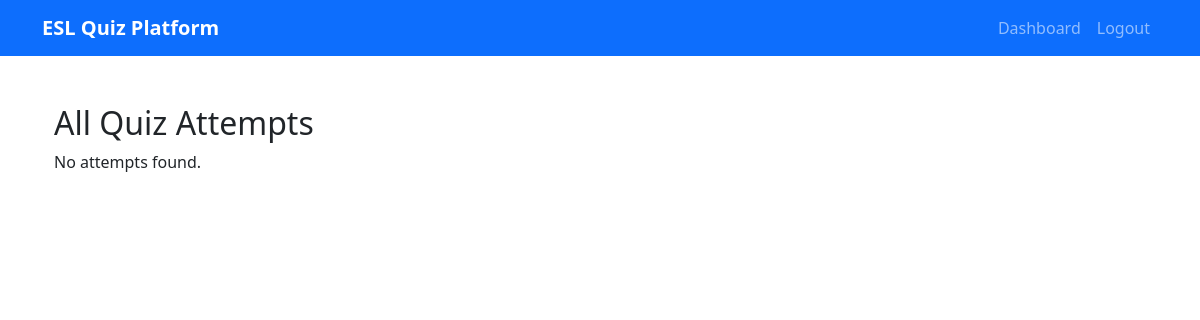
Page /instructor/quiz_attempts (signed in) on the earlier database version.
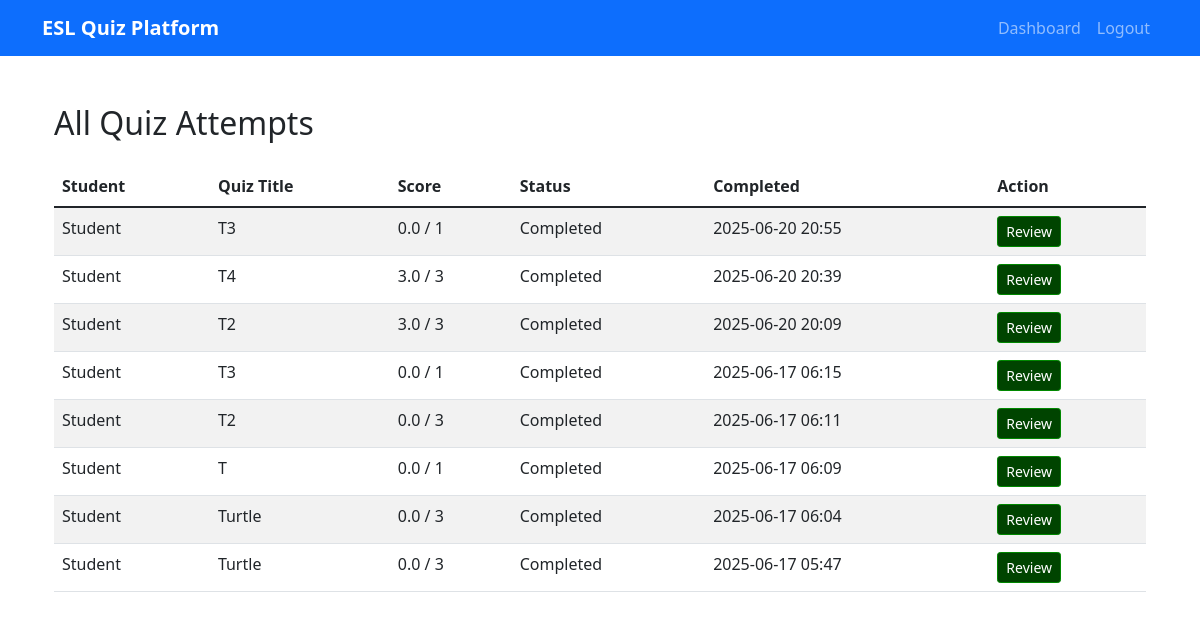
Same page on the later database version.
### app/models.py (models this page shows, shortened)
class QuizAttempt(db.Model):
    id = db.Column(db.Integer, primary_key=True)
    score = db.Column(db.Float)
    total_questions = db.Column(db.Integer)
    time_started = db.Column(db.DateTime, default=datetime.utcnow)
    time_completed = db.Column(db.DateTime)
    is_completed = db.Column(db.Boolean, default=False)
    student_id = db.Column(db.Integer, db.ForeignKey('user.id'), nullable=False)
    quiz_id = db.Column(db.Integer, db.ForeignKey('quiz.id'), nullable=False)
    answers = db.relationship('StudentAnswer', backref='attempt', lazy='dynamic', cascade='all, delete-orphan')

class User(UserMixin, db.Model):
    id = db.Column(db.Integer, primary_key=True)
    name = db.Column(db.String(64), nullable=False)
    email = db.Column(db.String(120), index=True, unique=True, nullable=False)
    password_hash = db.Column(db.String(128))
    role = db.Column(db.String(20), default='student')  # 'student' or 'instructor'
    created_at = db.Column(db.DateTime, default=datetime.utcnow)
    grade_level = db.Column(db.String(20))  # beginner, intermediate, advanced
    created_quizzes = db.relationship('Quiz', backref='creator', lazy='dynamic', cascade='all, delete-orphan')
    quiz_attempts = db.relationship('QuizAttempt', backref='student', lazy='dynamic', cascade='all, delete-orphan')

class Quiz(db.Model):
    id = db.Column(db.Integer, primary_key=True)
    title = db.Column(db.String(200), nullable=False)
    description = db.Column(db.Text)
    quiz_type = db.Column(db.String(50))
    source_content = db.Column(db.Text)
    source_image_path = db.Column(db.String(255))
    source_mime = db.Column(db.String(50))
    difficulty_level = db.Column(db.String(20))
    created_at = db.Column(db.DateTime, default=datetime.utcnow)
    is_active = db.Column(db.Boolean, default=True)
    creator_id = db.Column(db.Integer, db.ForeignKey('user.id'), nullable=False)
    questions = db.relationship('Question', backref='quiz', lazy='dynamic', cascade='all, delete-orphan')
    attempts = db.relationship('QuizAttempt', backref='quiz', lazy='dynamic')
    assignments = db.relationship('QuizAssignment', backref='quiz', lazy='dynamic')

### app/main/routes.py (the view)
@bp.route('/instructor/quiz_attempts')
@login_required
def view_all_quiz_attempts():
    if current_user.role != 'instructor':
        flash('Access denied.')
        return redirect(url_for('main.dashboard'))
    attempts = (
        QuizAttempt.query
        .join(Quiz)
        .filter(Quiz.creator_id == current_user.id)
        .order_by(QuizAttempt.time_started.desc())
        .all()
    )
    return render_template('main/all_quiz_attempts.html', attempts=attempts)

### app/models.py (called while the page is built)
@login.user_loader
def load_user(id):
    return User.query.get(int(id))

### app/templates/main/all_quiz_attempts.html
{% extends "base.html" %}
{% block content %}
<div class="container mt-5">
    <h2>All Quiz Attempts</h2>
    {% if attempts %}
    <table class="table table-striped mt-4">
        <thead>
            <tr>
                <th>Student</th>
                <th>Quiz Title</th>
                <th>Score</th>
                <th>Status</th>
                <th>Completed</th>
                <th>Action</th>
            </tr>
        </thead>
        <tbody>
            {% for attempt in attempts %}
            <tr>
                <td>{{ attempt.student.name }}</td>
                <td>{{ attempt.quiz.title }}</td>
                <td>
                    {% if attempt.is_completed %}
                        {{ attempt.score }} / {{ attempt.total_questions }}
                    {% else %}
                        N/A
                    {% endif %}
                </td>
                <td>{{ 'Completed' if attempt.is_completed else 'In Progress' }}</td>
                <td>{{ attempt.time_completed.strftime('%Y-%m-%d %H:%M') if attempt.time_completed else '-' }}</td>
                <td>
                    {% if attempt.is_completed %}
                        <a href="{{ url_for('main.review_attempt', attempt_id=attempt.id) }}" class="btn btn-sm btn-primary">Review</a>
                    {% else %}
                        <span class="text-muted">Not finished</span>
                    {% endif %}
                </td>
            </tr>
            {% endfor %}
        </tbody>
    </table>
    {% else %}
    <p>No attempts found.</p>
    {% endif %}
</div>
{% endblock %}

### app/templates/base.html (shortened to what this page needs)
<!DOCTYPE html>
<html lang="en">
<head>
    <link href="https://cdn.jsdelivr.net/npm/bootstrap@5.1.3/dist/css/bootstrap.min.css" rel="stylesheet">
    <link rel="stylesheet" href="{{ url_for('static', filename='css/style.css') }}">
</head>
<body>
    <nav class="navbar navbar-expand-lg navbar-dark bg-primary">
        <div class="container">
            <a class="navbar-brand" href="{{ url_for('main.index') }}">ESL Quiz Platform</a>
            <div class="navbar-nav ms-auto">
                {% if current_user.is_anonymous %}
                    <a class="nav-link" href="{{ url_for('auth.login') }}">Login</a>
                    <a class="nav-link" href="{{ url_for('auth.register') }}">Register</a>
                {% else %}
                    <a class="nav-link" href="{{ url_for('main.dashboard') }}">Dashboard</a>
                    <a class="nav-link" href="{{ url_for('auth.logout') }}">Logout</a>
                {% endif %}
            </div>
        </div>
    </nav>
    <div class="container mt-4">
        {% block content %}{% endblock %}
    </div>
</body>
</html>

### app/static/css/style.css (style rules this page uses)
.navbar-brand { font-weight: bold; }
.btn { background-color: #004400; border-color: #008800; }

Differences in the rows shown:
added QuizAttempt: student.name "Student", quiz "T3", score "0.0", total_questions "1", is_completed "Completed", time_completed "2025-06-20 20:55"
added QuizAttempt: student.name "Student", quiz "T4", score "3.0", total_questions "3", is_completed "Completed", time_completed "2025-06-20 20:39"
added QuizAttempt: student.name "Student", quiz "T2", score "3.0", total_questions "3", is_completed "Completed", time_completed "2025-06-20 20:09"
added QuizAttempt: student.name "Student", quiz "T3", score "0.0", total_questions "1", is_completed "Completed", time_completed "2025-06-17 06:15"
added QuizAttempt: student.name "Student", quiz "T2", score "0.0", total_questions "3", is_completed "Completed", time_completed "2025-06-17 06:11"
added QuizAttempt: student.name "Student", quiz "T", score "0.0", total_questions "1", is_completed "Completed", time_completed "2025-06-17 06:09"
added QuizAttempt: student.name "Student", quiz "Turtle", score "0.0", total_questions "3", is_completed "Completed", time_completed "2025-06-17 06:04"
added QuizAttempt: student.name "Student", quiz "Turtle", score "0.0", total_questions "3", is_completed "Completed", time_completed "2025-06-17 05:47"
Other differences:
text no longer shown: "No attempts found."
text now shown: "Student Quiz Title Score Status Completed Action"
